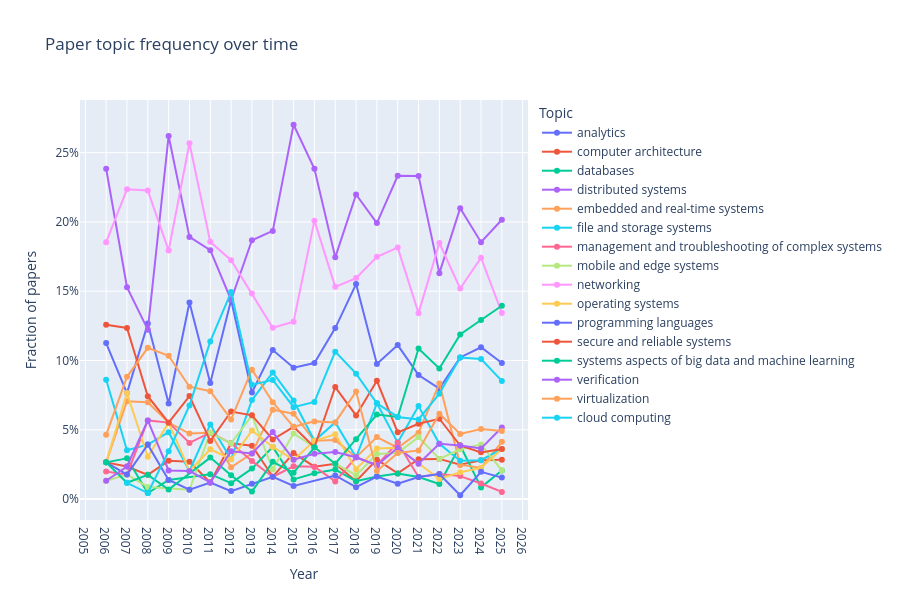

The notebook cell saved with this chart:
### Markdown cell above
## 3 · Topic trend lines

### Code cell
import plotly.graph_objects as go

trends = topic_trends_from_embeddings(DATA_DIR / "embeddings.npz")

topics_ordered = trends["topic"].unique().tolist()

# 16 visually distinct colours
colors = (
    px.colors.qualitative.Dark24 + px.colors.qualitative.Light24
)[:len(topics_ordered)]

# 8 distinct marker symbols, cycled
symbols = [
    "circle", "square", "diamond", "cross",
    "triangle-up", "triangle-down", "star", "hexagon",
]

fig = go.Figure()
for i, topic in enumerate(topics_ordered):
    df_t = trends[trends["topic"] == topic]
    fig.add_scatter(
        x=df_t["year"], y=df_t["frequency"],
        mode="lines+markers",
        name=topic,
        line=dict(color=colors[i]),
        marker=dict(symbol=symbols[i % len(symbols)], size=8, color=colors[i]),
    )

fig.update_layout(
    title="Paper topic frequency over time",
    xaxis=dict(dtick=1, title="Year"),
    yaxis=dict(tickformat=".0%", title="Fraction of papers"),
    hovermode="x unified",
    height=600,
    legend=dict(itemsizing="constant"),
)
fig.show()

### Figure 1 — Plotly figure (JSON) as saved in the notebook; plotly's stock layout.template omitted (floating-point values rounded to 4 significant figures)
{"data": [{"hovertemplate": "Topic=analytics<br>Year=%{x}<br>Fraction of papers=%{y}<extra></extra>", "legendgroup": "analytics", "line": {"color": "#636efa", "dash": "solid"}, "marker": {"symbol": "circle"}, "mode": "lines+markers", "name": "analytics", "orientation": "v", "showlegend": true, "type": "scatter", "x": [2006, 2007, 2008, 2009, 2010, 2011, 2012, 2013, 2014, 2015, 2016, 2017, 2018, 2019, 2020, 2021, 2022, 2023, 2024, 2025], "xaxis": "x", "y": [0.1126, 0.07647, 0.1266, 0.06897, 0.1419, 0.08383, 0.1437, 0.07692, 0.1075, 0.09479, 0.09813, 0.1234, 0.1552, 0.09756, 0.1111, 0.08946, 0.07971, 0.1022, 0.1096, 0.09819], "yaxis": "y"}, {"hovertemplate": "Topic=computer architecture<br>Year=%{x}<br>Fraction of papers=%{y}<extra></extra>", "legendgroup": "computer architecture", "line": {"color": "#EF553B", "dash": "solid"}, "marker": {"symbol": "circle"}, "mode": "lines+markers", "name": "computer architecture", "orientation": "v", "showlegend": true, "type": "scatter", "x": [2006, 2007, 2008, 2009, 2010, 2011, 2012, 2013, 2014, 2015, 2016, 2017, 2018, 2019, 2020, 2021, 2022, 2023, 2024, 2025], "xaxis": "x", "y": [0.02649, 0.02353, 0.01747, 0.02759, 0.02703, 0.01198, 0.04023, 0.03846, 0.01613, 0.03318, 0.02336, 0.02553, 0.01293, 0.02846, 0.01852, 0.02875, 0.02899, 0.02486, 0.02809, 0.02842], "yaxis": "y"}, {"hovertemplate": "Topic=databases<br>Year=%{x}<br>Fraction of papers=%{y}<extra></extra>", "legendgroup": "databases", "line": {"color": "#00cc96", "dash": "solid"}, "marker": {"symbol": "circle"}, "mode": "lines+markers", "name": "databases", "orientation": "v", "showlegend": true, "type": "scatter", "x": [2006, 2007, 2008, 2009, 2011, 2012, 2013, 2014, 2015, 2016, 2017, 2018, 2019, 2020, 2021, 2022, 2023, 2024, 2025], "xaxis": "x", "y": [0.02649, 0.02941, 0.004367, 0.01379, 0.01796, 0.01149, 0.02198, 0.03763, 0.01422, 0.01869, 0.02128, 0.01293, 0.01626, 0.01852, 0.01597, 0.01087, 0.03867, 0.008427, 0.02067], "yaxis": "y"}, {"hovertemplate": "Topic=distributed systems<br>Year=%{x}<br>Fraction of papers=%{y}<extra></extra>", "legendgroup": "distributed systems", "line": {"color": "#ab63fa", "dash": "solid"}, "marker": {"symbol": "circle"}, "mode": "lines+markers", "name": "distributed systems", "orientation": "v", "showlegend": true, "type": "scatter", "x": [2006, 2007, 2008, 2009, 2010, 2011, 2012, 2013, 2014, 2015, 2016, 2017, 2018, 2019, 2020, 2021, 2022, 2023, 2024, 2025], "xaxis": "x", "y": [0.2384, 0.1529, 0.1223, 0.2621, 0.1892, 0.1796, 0.1437, 0.1868, 0.1935, 0.2701, 0.2383, 0.1745, 0.2198, 0.1992, 0.2333, 0.2332, 0.163, 0.2099, 0.1854, 0.2016], "yaxis": "y"}, {"hovertemplate": "Topic=embedded and real-time systems<br>Year=%{x}<br>Fraction of papers=%{y}<extra></extra>", "legendgroup": "embedded and real-time systems", "line": {"color": "#FFA15A", "dash": "solid"}, "marker": {"symbol": "circle"}, "mode": "lines+markers", "name": "embedded and real-time systems", "orientation": "v", "showlegend": true, "type": "scatter", "x": [2006, 2007, 2008, 2009, 2010, 2011, 2012, 2013, 2014, 2015, 2016, 2017, 2018, 2019, 2020, 2021, 2022, 2023, 2024, 2025], "xaxis": "x", "y": [0.02649, 0.07059, 0.06987, 0.05517, 0.0473, 0.0479, 0.02299, 0.03297, 0.06452, 0.06161, 0.04206, 0.04255, 0.03017, 0.04472, 0.03704, 0.04792, 0.08333, 0.02486, 0.02247, 0.04134], "yaxis": "y"}, {"hovertemplate": "Topic=file and storage systems<br>Year=%{x}<br>Fraction of papers=%{y}<extra></extra>", "legendgroup": "file and storage systems", "line": {"color": "#19d3f3", "dash": "solid"}, "marker": {"symbol": "circle"}, "mode": "lines+markers", "name": "file and storage systems", "orientation": "v", "showlegend": true, "type": "scatter", "x": [2006, 2007, 2008, 2009, 2010, 2011, 2012, 2013, 2014, 2015, 2016, 2017, 2018, 2019, 2020, 2021, 2022, 2023, 2024, 2025], "xaxis": "x", "y": [0.08609, 0.03529, 0.0393, 0.04828, 0.02027, 0.05389, 0.02874, 0.07143, 0.0914, 0.07109, 0.04206, 0.05532, 0.03017, 0.06911, 0.04074, 0.06709, 0.03986, 0.02762, 0.02809, 0.03618], "yaxis": "y"}, {"hovertemplate": "Topic=management and troubleshooting of complex systems<br>Year=%{x}<br>Fraction of papers=%{y}<extra></extra>", "legendgroup": "management and troubleshooting of complex systems", "line": {"color": "#FF6692", "dash": "solid"}, "marker": {"symbol": "circle"}, "mode": "lines+markers", "name": "management and troubleshooting of complex systems", "orientation": "v", "showlegend": true, "type": "scatter", "x": [2006, 2007, 2008, 2009, 2010, 2011, 2012, 2013, 2014, 2015, 2016, 2017, 2018, 2019, 2020, 2021, 2022, 2023, 2024, 2025], "xaxis": "x", "y": [0.01987, 0.01765, 0.05677, 0.05517, 0.04054, 0.0479, 0.04023, 0.02747, 0.01613, 0.0237, 0.02336, 0.01277, 0.03017, 0.02439, 0.04074, 0.01597, 0.01812, 0.01657, 0.01124, 0.005168], "yaxis": "y"}, {"hovertemplate": "Topic=mobile and edge systems<br>Year=%{x}<br>Fraction of papers=%{y}<extra></extra>", "legendgroup": "mobile and edge systems", "line": {"color": "#B6E880", "dash": "solid"}, "marker": {"symbol": "circle"}, "mode": "lines+markers", "name": "mobile and edge systems", "orientation": "v", "showlegend": true, "type": "scatter", "x": [2006, 2007, 2008, 2010, 2011, 2012, 2013, 2014, 2015, 2016, 2017, 2018, 2019, 2020, 2021, 2022, 2023, 2024, 2025], "xaxis": "x", "y": [0.01325, 0.01765, 0.008734, 0.006757, 0.0479, 0.04023, 0.06044, 0.02151, 0.04739, 0.03738, 0.02553, 0.01724, 0.03252, 0.03333, 0.04473, 0.02899, 0.03591, 0.03933, 0.02067], "yaxis": "y"}, {"hovertemplate": "Topic=networking<br>Year=%{x}<br>Fraction of papers=%{y}<extra></extra>", "legendgroup": "networking", "line": {"color": "#FF97FF", "dash": "solid"}, "marker": {"symbol": "circle"}, "mode": "lines+markers", "name": "networking", "orientation": "v", "showlegend": true, "type": "scatter", "x": [2006, 2007, 2008, 2009, 2010, 2011, 2012, 2013, 2014, 2015, 2016, 2017, 2018, 2019, 2020, 2021, 2022, 2023, 2024, 2025], "xaxis": "x", "y": [0.1854, 0.2235, 0.2227, 0.1793, 0.2568, 0.1856, 0.1724, 0.1484, 0.1237, 0.128, 0.2009, 0.1532, 0.1595, 0.1748, 0.1815, 0.1342, 0.1848, 0.1519, 0.1742, 0.1344], "yaxis": "y"}, {"hovertemplate": "Topic=operating systems<br>Year=%{x}<br>Fraction of papers=%{y}<extra></extra>", "legendgroup": "operating systems", "line": {"color": "#FECB52", "dash": "solid"}, "marker": {"symbol": "circle"}, "mode": "lines+markers", "name": "operating systems", "orientation": "v", "showlegend": true, "type": "scatter", "x": [2006, 2007, 2008, 2009, 2010, 2011, 2012, 2013, 2014, 2015, 2016, 2017, 2018, 2019, 2020, 2021, 2022, 2023, 2024, 2025], "xaxis": "x", "y": [0.02649, 0.07647, 0.03057, 0.05517, 0.02027, 0.03593, 0.02874, 0.04945, 0.03763, 0.02844, 0.04206, 0.04681, 0.02155, 0.03659, 0.03704, 0.02556, 0.01449, 0.01934, 0.02247, 0.03618], "yaxis": "y"}, {"hovertemplate": "Topic=programming languages<br>Year=%{x}<br>Fraction of papers=%{y}<extra></extra>", "legendgroup": "programming languages", "line": {"color": "#636efa", "dash": "solid"}, "marker": {"symbol": "circle"}, "mode": "lines+markers", "name": "programming languages", "orientation": "v", "showlegend": true, "type": "scatter", "x": [2006, 2007, 2008, 2009, 2010, 2011, 2012, 2013, 2014, 2015, 2017, 2018, 2019, 2020, 2021, 2022, 2023, 2024, 2025], "xaxis": "x", "y": [0.02649, 0.01765, 0.0393, 0.01379, 0.006757, 0.01198, 0.005747, 0.01099, 0.01613, 0.009479, 0.01702, 0.008621, 0.01626, 0.01111, 0.01597, 0.01812, 0.002762, 0.01966, 0.0155], "yaxis": "y"}, {"hovertemplate": "Topic=secure and reliable systems<br>Year=%{x}<br>Fraction of papers=%{y}<extra></extra>", "legendgroup": "secure and reliable systems", "line": {"color": "#EF553B", "dash": "solid"}, "marker": {"symbol": "circle"}, "mode": "lines+markers", "name": "secure and reliable systems", "orientation": "v", "showlegend": true, "type": "scatter", "x": [2006, 2007, 2008, 2009, 2010, 2011, 2012, 2013, 2014, 2015, 2016, 2017, 2018, 2019, 2020, 2021, 2022, 2023, 2024, 2025], "xaxis": "x", "y": [0.1258, 0.1235, 0.07424, 0.05517, 0.07432, 0.04192, 0.06322, 0.06044, 0.04301, 0.05213, 0.03738, 0.08085, 0.06034, 0.08537, 0.04815, 0.05431, 0.05797, 0.03867, 0.03371, 0.03618], "yaxis": "y"}, {"hovertemplate": "Topic=systems aspects of big data and machine learning<br>Year=%{x}<br>Fraction of papers=%{y}<extra></extra>", "legendgroup": "systems aspects of big data and machine learning", "line": {"color": "#00cc96", "dash": "solid"}, "marker": {"symbol": "circle"}, "mode": "lines+markers", "name": "systems aspects of big data and machine learning", "orientation": "v", "showlegend": true, "type": "scatter", "x": [2006, 2007, 2008, 2009, 2011, 2012, 2013, 2014, 2015, 2016, 2017, 2018, 2019, 2020, 2021, 2022, 2023, 2024, 2025], "xaxis": "x", "y": [0.02649, 0.01176, 0.01747, 0.006897, 0.02994, 0.01724, 0.005495, 0.02688, 0.01896, 0.03738, 0.02553, 0.0431, 0.06098, 0.05926, 0.1086, 0.0942, 0.1188, 0.1292, 0.1395], "yaxis": "y"}, {"hovertemplate": "Topic=verification<br>Year=%{x}<br>Fraction of papers=%{y}<extra></extra>", "legendgroup": "verification", "line": {"color": "#ab63fa", "dash": "solid"}, "marker": {"symbol": "circle"}, "mode": "lines+markers", "name": "verification", "orientation": "v", "showlegend": true, "type": "scatter", "x": [2006, 2007, 2008, 2009, 2010, 2011, 2012, 2013, 2014, 2015, 2016, 2017, 2018, 2019, 2020, 2021, 2022, 2023, 2024, 2025], "xaxis": "x", "y": [0.01325, 0.02353, 0.05677, 0.02069, 0.02027, 0.01198, 0.03448, 0.03297, 0.04839, 0.02844, 0.03271, 0.03404, 0.03017, 0.02439, 0.03704, 0.02556, 0.03986, 0.03867, 0.03652, 0.05168], "yaxis": "y"}, {"hovertemplate": "Topic=virtualization<br>Year=%{x}<br>Fraction of papers=%{y}<extra></extra>", "legendgroup": "virtualization", "line": {"color": "#FFA15A", "dash": "solid"}, "marker": {"symbol": "circle"}, "mode": "lines+markers", "name": "virtualization", "orientation": "v", "showlegend": true, "type": "scatter", "x": [2006, 2007, 2008, 2009, 2010, 2011, 2012, 2013, 2014, 2015, 2016, 2017, 2018, 2019, 2020, 2021, 2022, 2023, 2024, 2025], "xaxis": "x", "y": [0.04636, 0.08824, 0.1092, 0.1034, 0.08108, 0.07784, 0.05747, 0.09341, 0.06989, 0.05213, 0.05607, 0.05532, 0.07759, 0.02033, 0.03333, 0.03514, 0.06159, 0.04696, 0.05056, 0.0491], "yaxis": "y"}, {"hovertemplate": "Topic=cloud computing<br>Year=%{x}<br>Fraction of papers=%{y}<extra></extra>", "legendgroup": "cloud computing", "line": {"color": "#19d3f3", "dash": "solid"}, "marker": {"symbol": "circle"}, "mode": "lines+markers", "name": "cloud computing", "orientation": "v", "showlegend": true, "type": "scatter", "x": [2007, 2008, 2009, 2010, 2011, 2012, 2013, 2014, 2015, 2016, 2017, 2018, 2019, 2020, 2021, 2022, 2023, 2024, 2025], "xaxis": "x", "y": [0.01176, 0.004367, 0.03448, 0.06757, 0.1138, 0.1494, 0.08242, 0.08602, 0.06635, 0.07009, 0.1064, 0.09052, 0.06911, 0.05926, 0.05751, 0.07609, 0.1022, 0.1011, 0.08527], "yaxis": "y"}], "layout": {"height": 600, "hovermode": "x unified", "legend": {"title": {"text": "Topic"}, "tracegroupgap": 0}, "title": {"text": "Paper topic frequency over time"}, "xaxis": {"anchor": "y", "domain": [0, 1], "dtick": 1, "title": {"text": "Year"}}, "yaxis": {"anchor": "x", "domain": [0, 1], "tickformat": ".0%", "title": {"text": "Fraction of papers"}}}}
